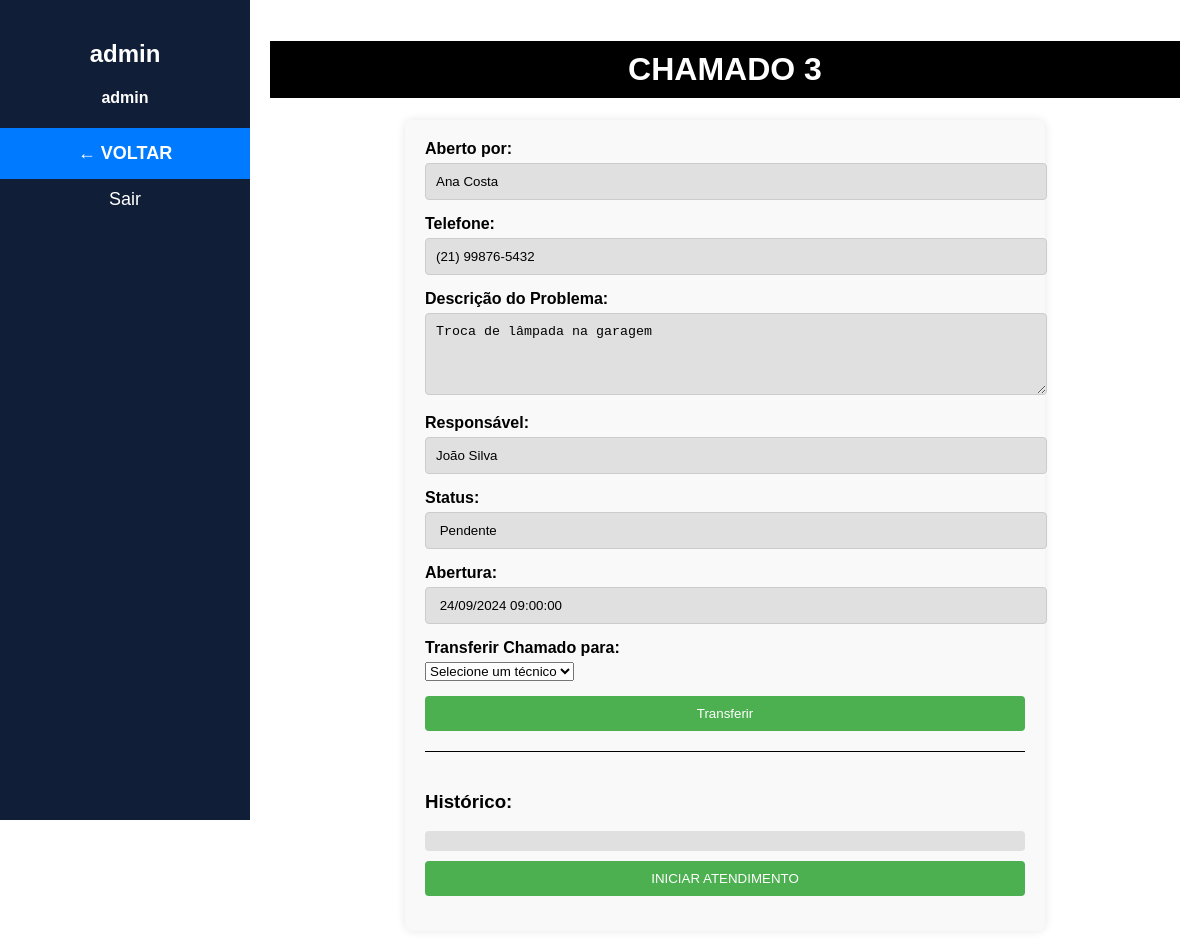
Before: /logado/chamado.php?idChamado=3 (signed in) with the older database file.
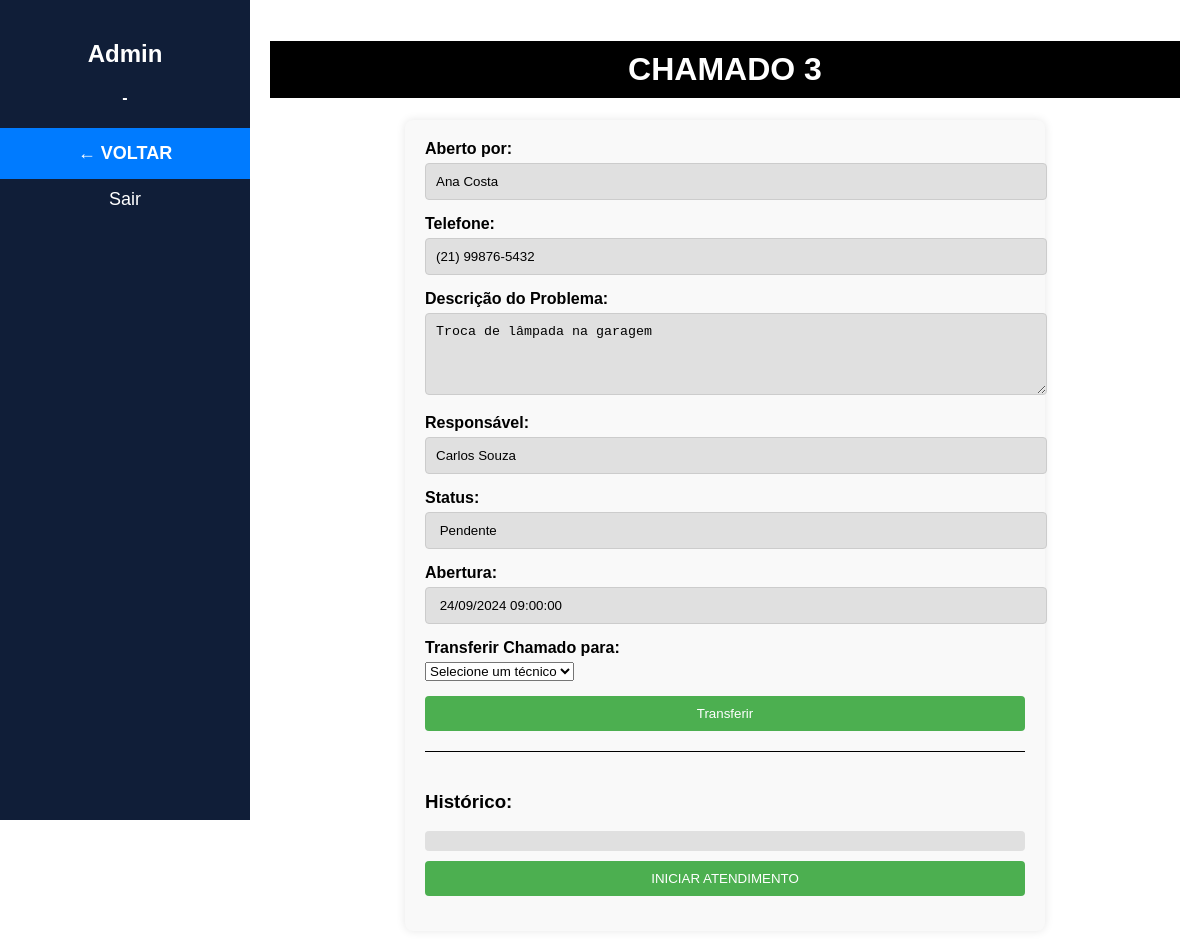
After: the same page with the newer database file.
### tables this page shows
CREATE TABLE IF NOT EXISTS `tb_usuario` (
  `id_usuario` int UNSIGNED NOT NULL AUTO_INCREMENT,
  `id_condominio` int UNSIGNED NOT NULL,
  `nome` varchar(255) NOT NULL,
  `email` varchar(255) NOT NULL,
  `telefone` varchar(255) NOT NULL,
  `tipo_usuario` int UNSIGNED NOT NULL,
  `senha` varchar(255) NOT NULL,
  PRIMARY KEY (`id_usuario`),
  KEY `tb_usuario_FKIndex1` (`id_condominio`)
);

CREATE TABLE IF NOT EXISTS `tb_condominio` (
  `id_condominio` int UNSIGNED NOT NULL AUTO_INCREMENT,
  `nome` varchar(255) NOT NULL,
  `cep` varchar(255) NOT NULL,
  `rua` varchar(255) NOT NULL,
  `numero` int UNSIGNED NOT NULL,
  `cidade` varchar(255) NOT NULL,
  `estado` varchar(255) NOT NULL,
  PRIMARY KEY (`id_condominio`)
);

### logado/chamado.php (the view, shortened to what this page needs)
<?php
    include('../conexao/conexao.php');
    $idChamado = $_GET['idChamado'];
    $query = "SELECT * FROM tb_chamado WHERE id_chamado = $idChamado";
    $result = mysqli_query($connection, $query);
    $row = mysqli_fetch_assoc($result);
    $data = new DateTime($row['dt_abertura']);
    $dataAbertura = $data->format('d/m/Y H:i:s');
    $descricao = $row['descricao'];
    $idSolicitante = $row['id_usuario_solicitante'];
    $idTecnico = $row['id_tecnico'];
    if($row['status'] == 1){
        $status = 'Pendente';
    }else if($row['status'] == 2){
        $status = 'Andamento';
    }else if($row['status'] == 3){
        $status = 'Fechado';
    }
    $query = "SELECT * FROM tb_usuario WHERE id_usuario = $idTecnico";
    $result = mysqli_query($connection, $query);
    $row = mysqli_fetch_assoc($result);
    $nomeTecnico = $row['nome'];
    $query = "SELECT * FROM tb_usuario WHERE id_usuario = $idSolicitante";
    $result = mysqli_query($connection, $query);
    $row = mysqli_fetch_assoc($result);
    $nomeSolicitante = $row['nome'];
    $telefone = $row['telefone']
?>
<!DOCTYPE html>
<html lang="pt-BR">
<head>
</head>
<body>
<div class="sidebar">
    <h2><?php
            $idUsuario = mysqli_real_escape_string($connection, $_SESSION['idUsuario']);
            $query = "SELECT * FROM tb_usuario WHERE id_usuario = $idUsuario";
            $result = mysqli_query($connection, $query);
            $row = mysqli_fetch_assoc($result);
            echo htmlspecialchars($row['nome']);
            $idCondominio = $row['id_condominio'];
            $tipoUsuario = $row['tipo_usuario'];
        ?></h2>
    <h4 style="text-align: center;">
        <?php
            $query = "SELECT * FROM tb_condominio WHERE id_condominio = $idCondominio";
            $result = mysqli_query($connection, $query);
            $row = mysqli_fetch_assoc($result);
            echo htmlspecialchars($row['nome']);
        ?>
    </h4>
    <a href="inicial.php" class="back-btn">← VOLTAR</a>
    <a href="../conexao/logout.php">Sair</a>
</div>
    <form action="../conexao/task_editar_chamado.php?idChamado=<?php echo $idChamado; ?>&idTecnico=<?php echo $_SESSION['idUsuario']?>" method="POST" enctype="multipart/form-data">
    <div class="main-content">
        <h1>CHAMADO <?php echo $idChamado?></h1>
        <div class="form-container">
        <div class="form-group">
                <label for="aberto_por">Aberto por:</label>
                <input type="text" id="aberto_por" value="<?php echo $nomeSolicitante; ?>" readonly>
            </div>
            <div class="form-group">
                <label for="aberto_por">Telefone:</label>
                <input type="text" id="aberto_por" value="<?php echo $telefone; ?>" readonly>
            </div>
            <div class="form-group">
                <label for="descricao_problema">Descrição do Problema:</label>
                <textarea id="descricao_problema" rows="4" readonly><?php echo htmlspecialchars($descricao); ?></textarea>
            </div>
            <div class="form-group">
                <label for="responsavel">Responsável:</label>
                <input type="text" id="responsavel" value="<?php echo $nomeTecnico; ?>" readonly>
            </div>
            <div class="form-group">
                <label for="responsavel">Status:</label>
                <input type="text" id="responsavel" value=" <?php echo htmlspecialchars($status); ?>" readonly>
            </div>
            <div class="form-group">
                <label for="responsavel">Abertura:</label>
                <input type="text" id="responsavel" value=" <?php echo htmlspecialchars($dataAbertura); ?>" readonly>
            </div>
            <?php
                if($status != 'Fechado' && $tipoUsuario == 1){
                    echo ("<div class='form-group'>");
                    echo ("<label for='transferir-tecnico'>Transferir Chamado para:</label>");
                    echo ("<select id='transferir-tecnico' name='idNovoTecnico'>");
                        echo ("<option value='0'>Selecione um técnico</option>");
                    echo ("</select>");
                    echo ("</div>");
                        echo("<div class='form-group'>");
                            echo ("<button type='submit' name='transferir'>Transferir</button>");
                        echo ("</div>");
                }
            ?>
            <div class="historico-container">
                <h3>Histórico:</h3>
                    <div class="historico-item">
                    </div>
            </div>
                <div class="form-group">
                    <?php
                        if($status != 'Fechado' && $status != 'Andamento' && $tipoUsuario != 3){
                            echo ("<button type='submit' name='iniciar'>INICIAR ATENDIMENTO</button>");
                        }
                    ?>
                </div>
    </form>
</body>
</html>

Changed rows visible on the page:
no longer on this page (row edited): tb_usuario: nome "João Silva"
changed tb_usuario: nome "admin" → "Admin"
changed tb_condominio: nome "admin" → "-"
now on this page (row edited): tb_usuario: nome "Carlos Souza"
